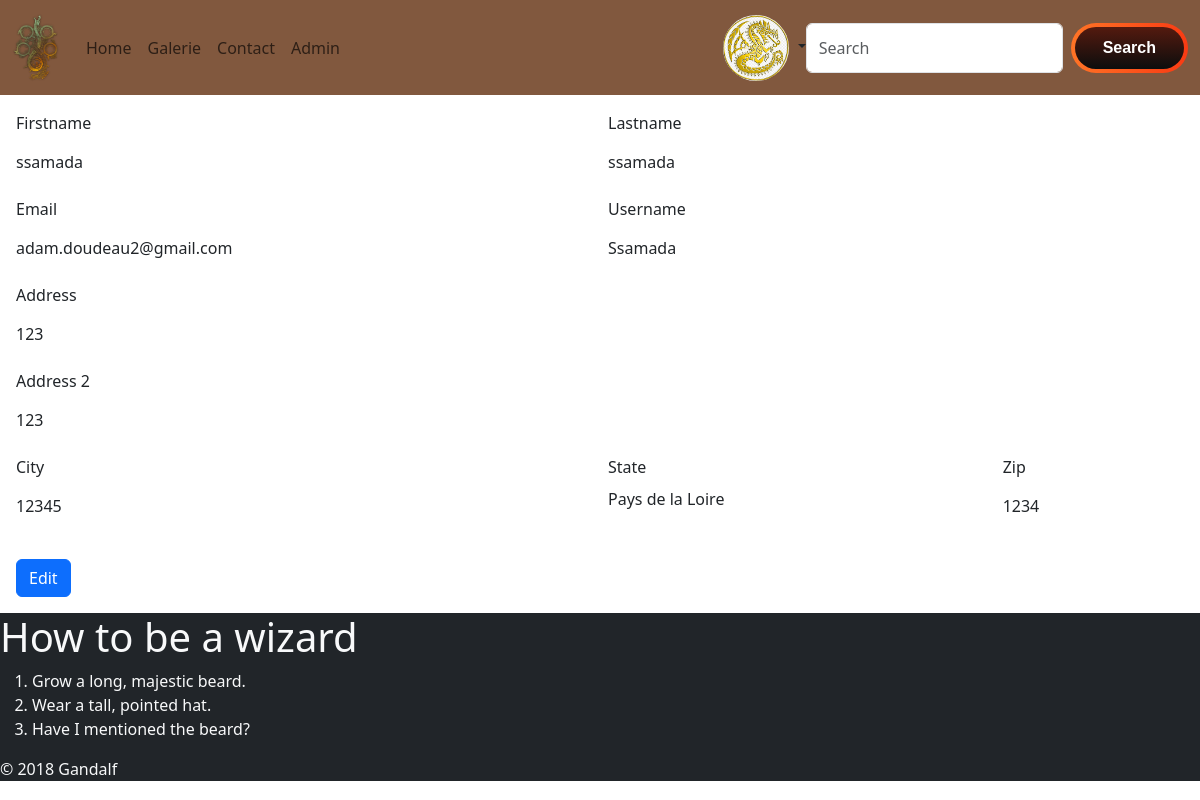
Page /07_structure_mvc/?page=profil&id=3 (signed in) on the committed database.
### tables this page shows
CREATE TABLE `user_details` (
  `id` int(11) NOT NULL,
  `user_id` int(11) NOT NULL,
  `firstname` varchar(50) NOT NULL,
  `lastname` varchar(50) NOT NULL,
  `address1` varchar(255) NOT NULL,
  `address2` varchar(255) NOT NULL,
  `zip` varchar(50) NOT NULL,
  `city` varchar(100) NOT NULL,
  `state` varchar(50) NOT NULL
);

CREATE TABLE `user` (
  `id` int(11) NOT NULL,
  `username` varchar(20) NOT NULL,
  `email` varchar(255) NOT NULL,
  `password` varchar(255) NOT NULL,
  `roles` varchar(255) NOT NULL DEFAULT '["ROLE_MEMBER"]',
  `avatar` varchar(50) NOT NULL,
  `register_at` datetime NOT NULL DEFAULT current_timestamp()
);

### 07_structure_mvc/controllers/controller_profil.php (called while the page is built, shortened)
<?php
        $db = connectDB();
        $profil_id = $_GET['id'];
        $sql=$db->prepare("SELECT * FROM user join user_details on user.id = user_details.id WHERE user.id = :id");
        $sql->bindParam(':id', $profil_id);
        $sql->execute();
        $user= $sql->fetch(PDO::FETCH_ASSOC);
include './views/base.phtml'
?>

### 07_structure_mvc/index.php (called while the page is built, shortened)
<?php
    require "./services/router.php";
    require "./controllers/controller_{$page}.php";
?>

### 07_structure_mvc/views/template_profil.phtml (the view, shortened to what this page needs)
<form class="row g-3 p-3" action="?page=profil&id=<?= $user['id']; ?>" method="POST" enctype="multipart/form-data">
    <div class="col-md-6">
        <label for="inputNom" class="form-label">Firstname</label>
        <input type="text" value="<?= $user['firstname']; ?>"
        <?= isset($_POST['edit']) && $_POST['edit']=='true' ? 'class="form-control"' : 'readonly class="form-control-plaintext"'; ?>
        id="inputNom" name="firstname" required>
    </div>
    <div class="col-md-6">
        <label for="inputPrenom" class="form-label">Lastname</label>
        <input type="text" value="<?= $user['lastname']; ?>"
        <?= isset($_POST['edit']) && $_POST['edit']=='true' ? 'class="form-control"' : 'readonly class="form-control-plaintext"'; ?>
        id="inputPrenom" name="lastname" required>
    </div>
    <div class="col-md-6">
        <label for="inputEmail4" class="form-label">Email</label>
        <input type="email" value="<?= $user['email']; ?>"
        <?= isset($_POST['edit']) && $_POST['edit']=='true' ? 'class="form-control"' : 'readonly class="form-control-plaintext"'; ?>
        id="inputEmail4" name="email" required>
    </div>
    <div class="col-md-6">
        <label for="username" class="form-label">Username</label>
        <input type="text" value="<?= $user['username']; ?>"
        <?= isset($_POST['edit']) && $_POST['edit']=='true' ? 'class="form-control"' : 'readonly class="form-control-plaintext"'; ?>
        id="username" name="username" required>
    </div>
    <div class="col-12">
        <label for="inputAddress" class="form-label">Address</label>
        <input type="text" value="<?= $user['address1']; ?>"
        <?= isset($_POST['edit']) && $_POST['edit']=='true' ? 'class="form-control"' : 'readonly class="form-control-plaintext"'; ?>
        id="inputAddress" placeholder="1234 Main St" name="address1">
    </div>
    <div class="col-12">
        <label for="inputAddress2" class="form-label">Address 2</label>
        <input type="text" value="<?= $user['address2']; ?>"
        <?= isset($_POST['edit']) && $_POST['edit']=='true' ? 'class="form-control"' : 'readonly class="form-control-plaintext"'; ?>
        id="inputAddress2" placeholder="Apartment, studio, or floor" name="address2">
    </div>
    <div class="col-md-6">
        <label for="inputCity" class="form-label">City</label>
        <input type="text" value="<?= $user['city']; ?>"
        <?= isset($_POST['edit']) && $_POST['edit']=='true' ? 'class="form-control"' : 'readonly class="form-control-plaintext"'; ?>
        id="inputCity" name="city">
    </div>
    <div class="col-md-4">
        <label for="inputState" class="form-label">State</label>
        <?php if(isset($_POST['edit']) && $_POST['edit']=='true') :?>
        <select id="inputState" class="form-select" name="state">
        <?php foreach($state as $s) :?>
            <option <?php if($user['state'] == $s) {echo "selected";} ?>><?= $s ?></option>
        <?php endforeach; ?>
        </select>
        <?php else :?>
            <p> <?= $user['state']; ?></p>
        <?php endif; ?>
    </div>
    <div class="col-md-2">
        <label for="inputZip" class="form-label">Zip</label>
        <input type="text" value="<?= $user['zip']; ?>"
        <?= isset($_POST['edit']) && $_POST['edit']=='true' ? 'class="form-control"' : 'readonly class="form-control-plaintext"'; ?>
        id="inputZip" name="zip">
    </div>
</form>
<?php if (isset($_SESSION['user']['id']) && ($_SESSION['user']['id'] == $_GET['id'])) : ?>
    <form class="row g-3 p-3" action="?page=profil&id=<?= $_SESSION['user']['id']; ?>" method="POST">
        <div class="col-12">
        <?php if(isset($_POST['edit']) && $_POST['edit']=='true') :?>
            <button type="submit" name="edit" value="false" class="btn btn-danger">Cancel</button>
        <?php else: ?>
            <button type="submit" name="edit" value="true" class="btn btn-primary">Edit</button>
        <?php endif; ?>
        </div>
    </form>
<?php endif; ?>

### 07_structure_mvc/assets/css/main.css (style rules this page uses)
:root { --color-primary: #81583e; }

### rows in the picture
user_details: firstname "ssamada", lastname "ssamada", email "adam.doudeau2@gmail.com", username "Ssamada", address1 "123", address2 "123", city "12345", state "Pays de la Loire", zip "1234"
